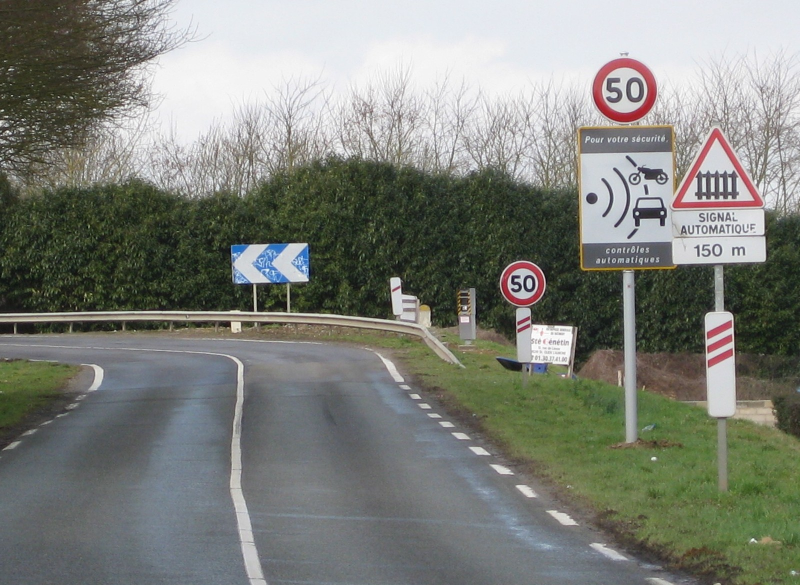
#> input picture assets/Traffic5.JPG, 1600 x 1170 px, found by its file name (shown at 1/2 size)
$ python test.py
#> lines starting #> are read from the running program, lines starting #| are printed output that depends on the picture; after the words box and inside, x2 and y2 are one past the last pixel; in counts of white or black regions, pixels touching at a corner belong together
#> further down, img is the input picture: shape (1170, 1600, 3); mean B, G, R 121.2, 128.4, 125.5
### Processing.py
"""
This file contains all the functions used to make the image processing before OCR

@authors: BARTH Werner, BRUNET Julien, THOMAS Morgan
"""

##### IMPORTS #####
import math
import cv2
import numpy as np
import Utils
##### FUNCTIONS #####
def detect_red(img):
    """
    This function is used to highlight red in image to easily detect circles
    :param img: the image where we want to detect red (sign)
    :return img_threshold_red: the image segmented for red
    """
    img_HSV = cv2.cvtColor(img, cv2.COLOR_BGR2HSV)              # Convert to HSV color-type
#> img_HSV: shape (1170, 1600, 3); mean H, S, V 69.9, 41, 132.7

    lower_red = np.array([0, 100, 100])                         # Range for lower red
    upper_red = np.array([10, 255, 255])
    mask1 = cv2.inRange(img_HSV, lower_red, upper_red)
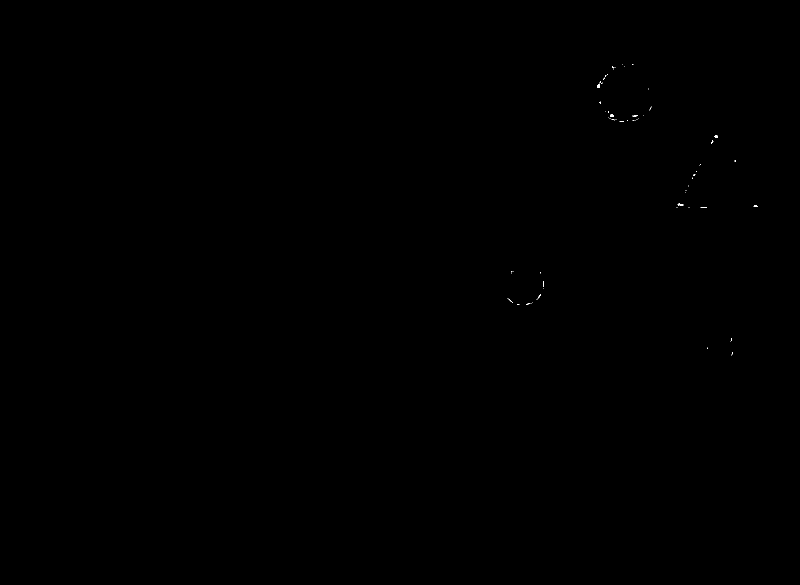
#> mask1: shape (1170, 1600) (shown at 1/2 size); 0.02% white in thin lines or dots, all inside (x1, y1, x2, y2) = (1015, 128, 1516, 711)

    lower_red = np.array([160, 100, 100])                       # Range for upper red
    upper_red = np.array([179, 255, 255])
    mask2 = cv2.inRange(img_HSV, lower_red, upper_red)
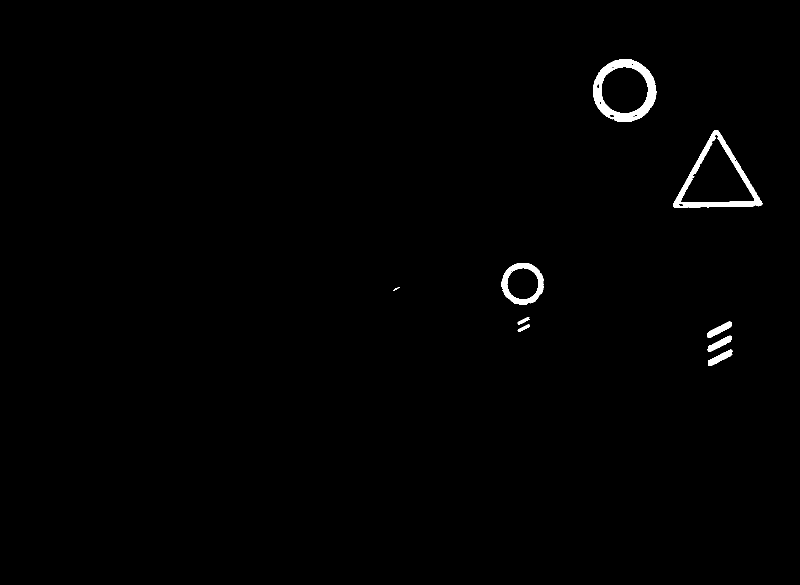
#> mask2: shape (1170, 1600) (shown at 1/2 size); 0.8% white; 10 white regions (1 under 20 px), largest, box (x1, y1, x2, y2) and area: (1186, 118, 1313, 244) 5523, (1346, 260, 1525, 416) 4835, (1003, 526, 1087, 610) 2468

    mask1 = mask1 + mask2                                       # Generating the final mask
#> mask1: shape (1170, 1600); 0.83% white; 9 white regions, largest, box (x1, y1, x2, y2) and area: (1186, 118, 1313, 244) 5718, (1346, 260, 1525, 416) 4987, (1003, 526, 1088, 610) 2553

    img_threshold_red = cv2.bitwise_and(img, img, mask=mask1)   # Detect and keep red

    return img_threshold_red


# [237 lines left out: functions detect_black, detect_white, detect_circles, detect_circles_end, crop, crop_end and 2 more, not called in this run]


def pre_processing(img):
    """
    Function used to launch the pre-processing operation
    :param img: the image captured
    :return signs: array of all images detected as traffic sign
    """

    original = img.copy()
    #cv2.imshow("Image", orginal)
    #cv2.moveWindow("Image", 0, 0)

    img_red = detect_red(img)                                       # First highlight red in the image

    #cv2.moveWindow("Red segmentation", 1000, 0)

    shapes, contours = detect_shapes(img_red)

    # found, circles, drawn = detect_circles(img_red, img)            # Then detect circles
    #cv2.imshow("Circles detected", drawn)
    #cv2.moveWindow('Circles detected', 0, 0)
    drawing_img = img.copy();
    Utils.draw_contours(drawing_img, contours, (0,255,0))
    cv2.imshow("Images avec formes", drawing_img)
    signs = []

    for contour in contours:
        sign = crop_shape(img, contour)
        signs.append(sign)
        cv2.imshow("Crop", sign)
        cv2.waitKey(0)
        cv2.destroyWindow("Crop")

    # Then extract the part of the image where circles has been detected

    # print(found)
    # if found > 0:
    #     extracted = crop(original, circles)         # Extract the detected circles
    #     for j in range(np.shape(extracted)[0]):     # Loop through the array containing the extracted image
    #         if extracted[j] is not None:
    #             #cv2.imshow("Extracted" + str(j), extracted[j])
    #             #cv2.moveWindow("Extracted" + str(j), 0, 0)

    #             img_black = detect_black(extracted[j])      # Detect black (the number at the center of the sign)
    #             #cv2.imshow("Black segmentation on extracted " + str(j), img_black)
    #             #cv2.moveWindow("Black segmentation on extracted " + str(j), 0, 0)

    #             img_black = improve(img_black)              # Erosion dilation to reducing number of particles
    #             cv2.imshow("Out of processing speed limitation" + str(j), img_black)
    #             #cv2.moveWindow("Improve after black semgentation"  + str(j), 0, 0)

    #             signs.append(img_black)

    return signs


# [26 lines left out: function pre_processing_end, not called in this run]


def crop_shape(img, contour):
    mask = np.zeros_like(img)
    img_out = np.zeros_like(img)
    cv2.drawContours(mask, [contour], -1, 255, -1)
    img_out[mask == 255] = img[mask == 255]
    (y, x, _) = np.where(mask == 255)
    (top_y, left_x)= (np.min(y), np.min(x))
    (bottom_y, right_x)= (np.max(y), np.max(x))
    return img[top_y:bottom_y, left_x:right_x].copy()

def detect_shapes(img):
    """
    Convert the image to a grayscale format.
    Then detect shapes in a preprocessed image, and draw the found shapes on the original image.
    """
    gray = cv2.cvtColor(img, cv2.COLOR_BGR2GRAY)
    thresh = cv2.threshold(gray, 60, 255, cv2.THRESH_BINARY)[1]
#> thresh: shape (1170, 1600); 0.82% white; 13 white regions (4 under 20 px)
    contours,_ = cv2.findContours(thresh.copy(), cv2.RETR_EXTERNAL, cv2.CHAIN_APPROX_SIMPLE)
#> contours = 13 contours, 5 with area under 20; largest, box (x1, y1, x2, y2) and area: (1346, 260, 1525, 416) 14736, (1186, 118, 1313, 244) 12276, (1003, 526, 1088, 610) 5435, (1416, 699, 1465, 732) 582, (1415, 671, 1464, 704) 574, (1415, 643, 1463, 676) 572, (1035, 649, 1060, 664) 120, (1035, 635, 1059, 649) 116
    shapes = []
    filtered_contours = []
    for contour in contours:
        if cv2.contourArea(contour) > 0:
            shape = identify_shape(contour)
            if shape is not None:
                shapes.append(shape)
                filtered_contours.append(contour)
#> this loop made 13 passes
#> (perimeter in identify_shape, approximation in identify_shape, w in identify_shape, h in identify_shape, aspect_ratio in identify_shape, shape) on passes 1, 2, 4, 5: (133.3, [[1464, 701], [1417, 720], [1416, 730], [1460, 712]], 49, 30, 1.63, 'rectangle'), (131.9, [[1463, 673], [1418, 691], [1416, 703], [1460, 683]], 48, 31, 1.55, 'rectangle'), (130.5, [[1462, 644], [1416, 664], [1415, 674], [1459, 655]], 48, 31, 1.55, 'rectangle'), (62.53, [[1058, 635], [1037, 643], [1036, 648], [1058, 639]], 23, 14, 1.64, 'rectangle')
#> (perimeter in identify_shape, approximation in identify_shape, shape) on passes 3, 10, 12: (62.77, [[1059, 650], [1037, 658], [1036, 663]], 'triangle'), (29.56, [[798, 574], [786, 580], [789, 580]], 'triangle'), (560.8, [[1428, 260], [1346, 412], [1521, 411]], 'triangle')
#> after the loop, filtered_contours = 9 contours, 1 with area under 20; largest, box (x1, y1, x2, y2) and area: (1346, 260, 1525, 416) 14736, (1186, 118, 1313, 244) 12276, (1003, 526, 1088, 610) 5435, (1416, 699, 1465, 732) 582, (1415, 671, 1464, 704) 574, (1415, 643, 1463, 676) 572, (1035, 649, 1060, 664) 120, (1035, 635, 1059, 649) 116; shapes = ['rectangle', 'rectangle', 'triangle', 'rectangle', 'rectangle', 'triangle', 'circle', 'triangle', 'circle']
#> in pre_processing, `shapes, contours = detect_shapes(img_red)`: contours has the same summary as filtered_contours in detect_shapes

    return shapes, filtered_contours

def identify_shape(contour):
    """
    Identify if a contour is a triangle, a square, an octagon, a circle or nothing.
    """
    shape = None
    perimeter = cv2.arcLength(contour, True)
    approximation = cv2.approxPolyDP(contour, 0.04*perimeter, True)

    if len(approximation) == 3:
        shape = 'triangle'
    elif len(approximation) == 4:
        (_, _, w, h) = cv2.boundingRect(approximation)
        aspect_ratio = w/float(h)

        shape = "square" if aspect_ratio >= 0.95 and aspect_ratio <= 1.05 else "rectangle"
    elif len(approximation) == 8:
        shape = "octagon"
    else:
        shape = "circle"
    return shape

### Utils.py
import cv2

def draw_contours(img, contours, color):
#> called with color = (0, 255, 0)
    for i in range(len(contours)):
        cv2.drawContours(img, contours, i, color, 2, cv2.LINE_8)
#> this loop made 9 passes

### test.py
"""
Bonjour
"""
import sys
import cv2
import Processing

img = cv2.imread("assets/Traffic5.jpg", cv2.IMREAD_UNCHANGED)
PreProcessedImg = Processing.pre_processing(img)
#> the loop in pre_processing, `for contour in contours:` made 9 passes
#> (top_y in crop_shape, left_x in crop_shape, bottom_y in crop_shape, right_x in crop_shape) on passes 1 to 9: (699, 1416, 731, 1464), (671, 1415, 703, 1463), (649, 1035, 663, 1059), (643, 1415, 675, 1462), (635, 1035, 648, 1058), (574, 786, 580, 798), (526, 1003, 609, 1087), (260, 1346, 415, 1524), (118, 1186, 243, 1312)
#> pass 1, in pre_processing, `sign = crop_shape(img, contour)`:
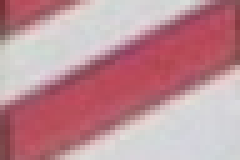
#> sign: shape (32, 48, 3) (shown 5 times larger); mean B, G, R 150.9, 142.9, 190.9
#> pass 2, in pre_processing, `sign = crop_shape(img, contour)`:
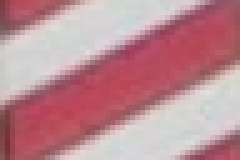
#> sign: shape (32, 48, 3) (shown 5 times larger); mean B, G, R 147.2, 139.6, 189.2
#> after the loop in pre_processing, `for contour in contours:`: signs = 9 items
#> PreProcessedImg = 9 items


# [10 lines of commented-out code are left out]

cv2.waitKey(0)
sys.exit(0)
#> (the program exits here)

$ run again, with assets/Traffic10.jpg copied over assets/Traffic5.JPG
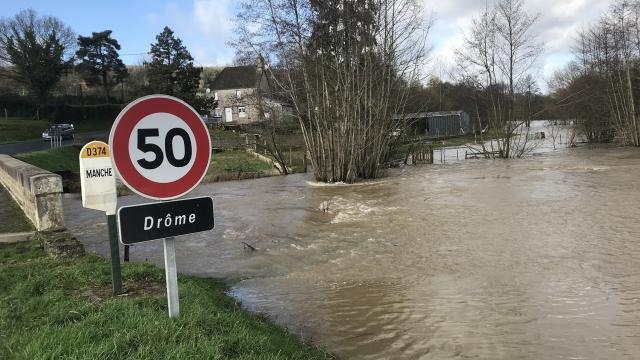
#> input picture assets/Traffic10.jpg, 640 x 360 px, found by its file name
#> img is the input picture: shape (360, 640, 3); mean B, G, R 110.2, 118.7, 118.8
#> img_HSV: shape (360, 640, 3); mean H, S, V 47.7, 51.4, 126.8
#> in detect_red, `mask1 = cv2.inRange(img_HSV, lower_red, upper_red)`:
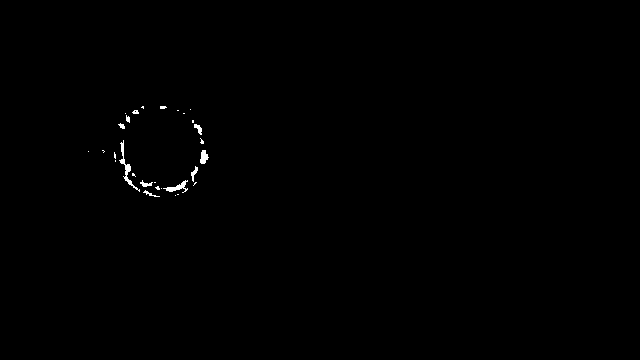
#> mask1: shape (360, 640); 0.31% white; 29 white regions (19 under 20 px), largest, box (x1, y1, x2, y2) and area: (119, 140, 140, 192) 177, (163, 180, 188, 193) 116, (200, 150, 209, 164) 84
#> mask2: shape (360, 640); 1.2% white; 2 white regions (1 under 20 px), largest, box (x1, y1, x2, y2) and area: (113, 99, 209, 198) 2752
#> thresh: shape (360, 640); 1.3% white; 8 white regions (7 under 20 px)
#> in detect_shapes, `contours,_ = cv2.findContours(thresh.copy(), cv2.RETR_EXTERNAL, cv2.CH..`: contours = 8 contours, 7 with area under 20; largest, box (x1, y1, x2, y2) and area: (113, 99, 209, 198) 2869
#> the loop in detect_shapes, `for contour in contours:` made 8 passes
#> (perimeter in identify_shape, shape) on passes 7 to 8: (13.66, 'circle'), (726.9, 'circle')
#> after the loop in detect_shapes, `for contour in contours:`: filtered_contours = 2 contours, 1 with area under 20; largest, box (x1, y1, x2, y2) and area: (113, 99, 209, 198) 2869; shapes = ['circle', 'circle']
#> in pre_processing, `shapes, contours = detect_shapes(img_red)`: contours has the same summary as filtered_contours in detect_shapes
#> the loop in draw_contours, `for i in range(len(contours)):` made 2 passes
#> the loop in pre_processing, `for contour in contours:` made 2 passes
#> (y in crop_shape, x in crop_shape, top_y in crop_shape, left_x in crop_shape, bottom_y in crop_shape, right_x in crop_shape) on pass 1: ([99, 100, 100, 100, 100, 101, 101, 101, 101], [171, 169, 170, 171, 174, 171, 172, 173, 174], 99, 169, 101, 174)
#> pass 2, in pre_processing, `sign = crop_shape(img, contour)`:
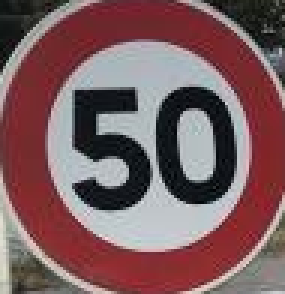
#> sign: shape (98, 95, 3) (shown 3 times larger); mean B, G, R 95.4, 92.6, 123.6
#> after the loop in pre_processing, `for contour in contours:`: signs = 2 items

$ run again, with assets/Traffic11.jpg copied over assets/Traffic5.JPG
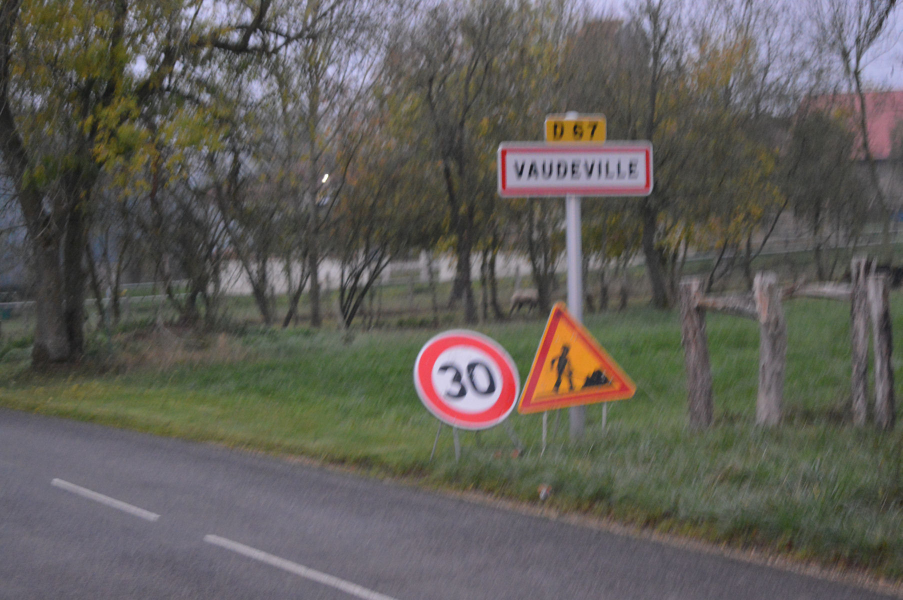
#> input picture assets/Traffic11.jpg, 1805 x 1200 px, found by its file name (shown at 1/2 size)
#> img is the input picture: shape (1200, 1805, 3); mean B, G, R 88.2, 93.5, 96.1
#> img_HSV: shape (1200, 1805, 3); mean H, S, V 69, 42.3, 101.6
#> mask2: shape (1200, 1805); 0.86% white; 18 white regions (10 under 20 px), largest, box (x1, y1, x2, y2) and area: (836, 672, 1032, 850) 11640, (1002, 297, 1301, 390) 3917, (1045, 620, 1128, 814) 2538
#> in detect_red, `mask1 = mask1 + mask2`:
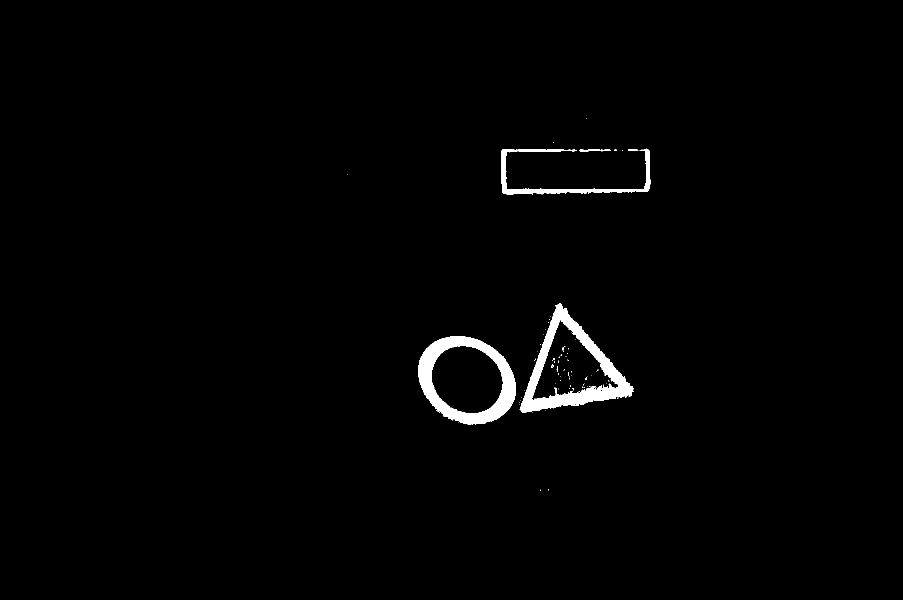
#> mask1: shape (1200, 1805) (shown at 1/2 size); 1.3% white; 78 white regions (72 under 20 px)
#> in detect_shapes, `contours,_ = cv2.findContours(thresh.copy(), cv2.RETR_EXTERNAL, cv2.CH..`: contours = 31 contours, 26 with area under 20; largest, box (x1, y1, x2, y2) and area: (836, 672, 1032, 850) 26310, (1039, 606, 1268, 826) 24996, (1002, 297, 1301, 390) 3683, (1159, 299, 1221, 303) 120, (1256, 299, 1277, 302) 31
#> the loop in detect_shapes, `for contour in contours:` made 31 passes
#> (perimeter in identify_shape, approximation in identify_shape, shape) on passes 22, 26, 27: (835.6, [[1111, 610], [1044, 825], [1262, 791]], 'triangle'), (43.66, [[1256, 299], [1256, 301], [1276, 300]], 'triangle'), (131.5, [[1159, 300], [1220, 301]], 'circle')
#> after the loop in detect_shapes, `for contour in contours:`: filtered_contours = 6 contours, 1 with area under 20; largest, box (x1, y1, x2, y2) and area: (836, 672, 1032, 850) 26310, (1039, 606, 1268, 826) 24996, (1002, 297, 1301, 390) 3683, (1159, 299, 1221, 303) 120, (1256, 299, 1277, 302) 31; shapes = ['circle', 'triangle', 'triangle', 'circle', 'circle', 'octagon']
#> in pre_processing, `shapes, contours = detect_shapes(img_red)`: contours has the same summary as filtered_contours in detect_shapes
#> the loop in draw_contours, `for i in range(len(contours)):` made 6 passes
#> the loop in pre_processing, `for contour in contours:` made 6 passes
#> (top_y in crop_shape, left_x in crop_shape, bottom_y in crop_shape, right_x in crop_shape) on passes 1 to 6: (672, 836, 849, 1031), (606, 1039, 825, 1267), (299, 1256, 301, 1276), (299, 1159, 302, 1220), (298, 1228, 301, 1233), (297, 1002, 389, 1300)
#> pass 2, in pre_processing, `sign = crop_shape(img, contour)`:
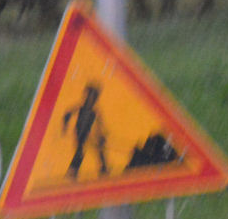
#> sign: shape (219, 228, 3); mean B, G, R 67.3, 100.4, 143.1
#> after the loop in pre_processing, `for contour in contours:`: signs = 6 items
